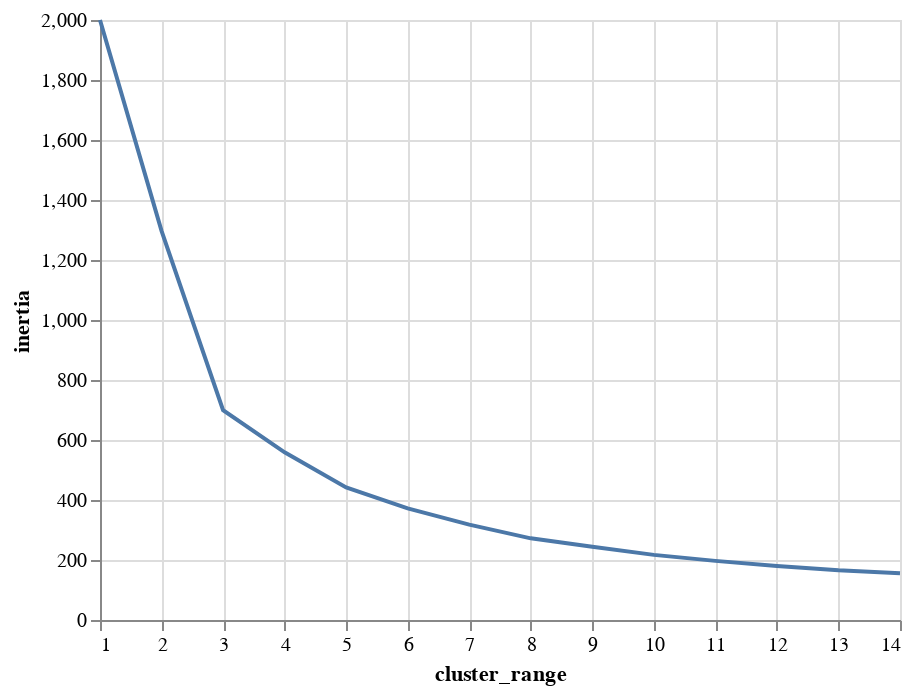

The cell this chart's notebook holds for it:
### Markdown cell above
### 4. Analyze and define the optimal number of clusters.

### Code cell
clusters = pd.DataFrame()
clusters['cluster_range'] = range(1, 15)
inertia = []

for k in clusters['cluster_range']:
    kmeans = KMeans(n_clusters=k, random_state=8).fit(X)
    inertia.append(kmeans.inertia_)

clusters['inertia'] = inertia
alt.Chart(clusters).mark_line().encode(
    x='cluster_range', 
    y='inertia'
)

### Figure 1 — Vega-Lite specification as saved in the notebook (floating-point values rounded to 4 significant figures)
{"config": {"view": {"continuousWidth": 400, "continuousHeight": 300}}, "data": {"name": "data-44b1f29580452fe3eb6cd0c668fed90d"}, "mark": "line", "encoding": {"x": {"type": "quantitative", "field": "cluster_range"}, "y": {"type": "quantitative", "field": "inertia"}}, "$schema": "https://vega.github.io/schema/vega-lite/v4.8.1.json", "datasets": {"data-44b1f29580452fe3eb6cd0c668fed90d": [{"cluster_range": 1, "inertia": 2000.0}, {"cluster_range": 2, "inertia": 1297.0}, {"cluster_range": 3, "inertia": 699.4}, {"cluster_range": 4, "inertia": 559.0}, {"cluster_range": 5, "inertia": 442.1}, {"cluster_range": 6, "inertia": 372.1}, {"cluster_range": 7, "inertia": 317.9}, {"cluster_range": 8, "inertia": 272.2}, {"cluster_range": 9, "inertia": 243.8}, {"cluster_range": 10, "inertia": 217.1}, {"cluster_range": 11, "inertia": 197.1}, {"cluster_range": 12, "inertia": 180.0}, {"cluster_range": 13, "inertia": 165.4}, {"cluster_range": 14, "inertia": 156.2}]}}
